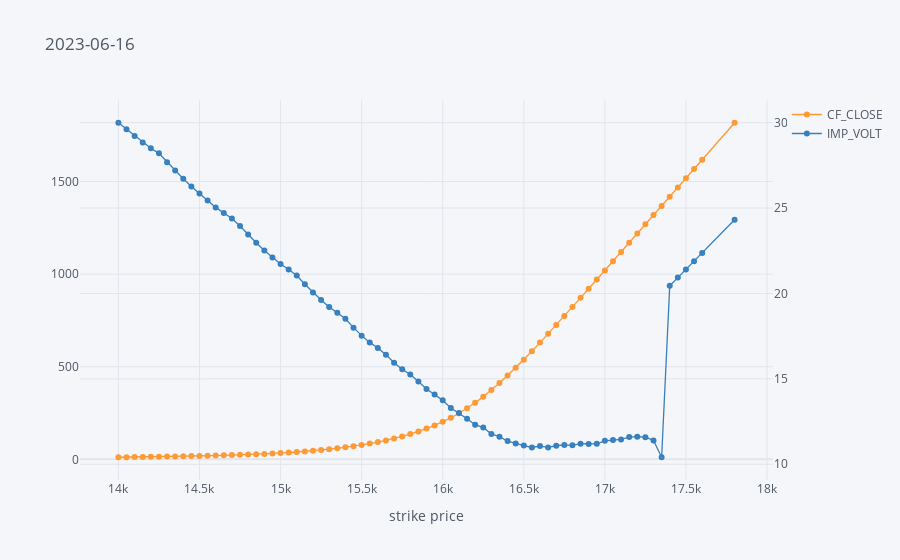
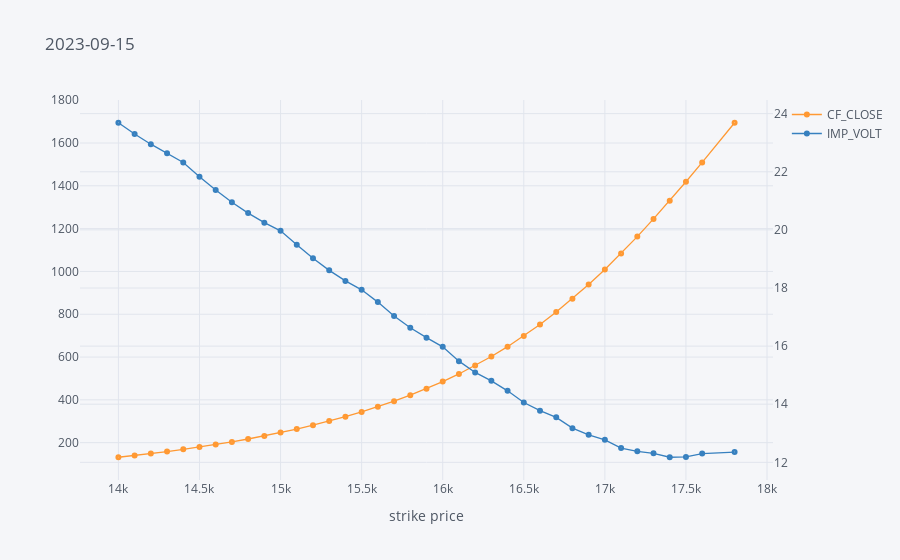
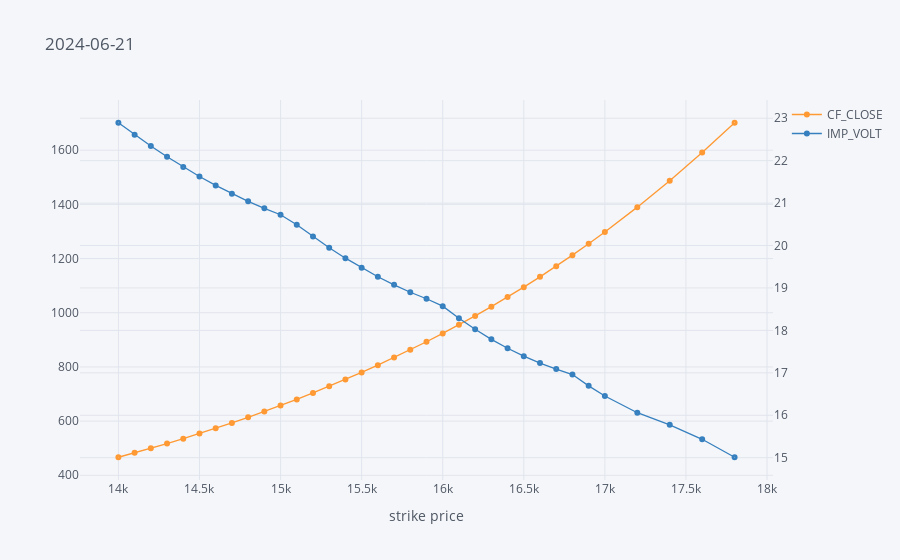

Notebook cell for these charts, in order:
### Code cell
for expiry in exp_dates:
    to_plot = puts[puts['EXPIR_DATE'] == expiry]
    to_plot.set_index('STRIKE_PRC')[['CF_CLOSE', 'IMP_VOLT']].iplot(title=expiry,
                                                                    secondary_y='IMP_VOLT',
                                                                    mode='lines+markers',
                                                                    symbol='circle-dot', size=6,
                                                                    xTitle='strike price')

### Figure 1 — Plotly figure (JSON) as saved in the notebook; plotly's stock layout.template omitted (floating-point values rounded to 4 significant figures)
{"data": [{"line": {"color": "rgba(255, 153, 51, 1.0)", "dash": "solid", "shape": "linear", "width": 1.3}, "marker": {"size": 6, "symbol": "circle-dot"}, "mode": "lines+markers", "name": "CF_CLOSE", "text": "", "type": "scatter", "x": [14000, 14050, 14100, 14150, 14200, 14250, 14300, 14350, 14400, 14450, 14500, 14550, 14600, 14650, 14700, 14750, 14800, 14850, 14900, 14950, 15000, 15050, 15100, 15150, 15200, 15250, 15300, 15350, 15400, 15450, 15500, 15550, 15600, 15650, 15700, 15750, 15800, 15850, 15900, 15950, 16000, 16050, 16100, 16150, 16200, 16250, 16300, 16350, 16400, 16450, 16500, 16550, 16600, 16650, 16700, 16750, 16800, 16850, 16900, 16950, 17000, 17050, 17100, 17150, 17200, 17250, 17300, 17350, 17400, 17450, 17500, 17550, 17600, 17800], "y": [11.1, 11.6, 12.2, 12.8, 13.4, 14.1, 14.8, 15.6, 16.4, 17.2, 18.1, 19.1, 20.2, 21.4, 22.7, 24.1, 25.6, 27.4, 29.3, 31.4, 33.8, 36.5, 39.5, 42.7, 46.3, 50.3, 54.7, 59.6, 65, 70.9, 77.6, 84.9, 93.1, 102.2, 112.3, 123.6, 136.2, 150.2, 165.8, 183.1, 202.4, 224, 248.4, 275.6, 305.6, 338.4, 373.9, 411.9, 452.2, 494.4, 538.3, 583.6, 630.2, 677.6, 725.6, 774, 822.8, 871.9, 921.1, 970.5, 1020.0, 1070.0, 1120.0, 1169.0, 1219, 1269.0, 1319.0, 1368.0, 1418.0, 1468.0, 1518.0, 1568, 1618.0, 1818.0]}, {"line": {"color": "rgba(55, 128, 191, 1.0)", "dash": "solid", "shape": "linear", "width": 1.3}, "marker": {"size": 6, "symbol": "circle-dot"}, "mode": "lines+markers", "name": "IMP_VOLT", "text": "", "type": "scatter", "x": [14000, 14050, 14100, 14150, 14200, 14250, 14300, 14350, 14400, 14450, 14500, 14550, 14600, 14650, 14700, 14750, 14800, 14850, 14900, 14950, 15000, 15050, 15100, 15150, 15200, 15250, 15300, 15350, 15400, 15450, 15500, 15550, 15600, 15650, 15700, 15750, 15800, 15850, 15900, 15950, 16000, 16050, 16100, 16150, 16200, 16250, 16300, 16350, 16400, 16450, 16500, 16550, 16600, 16650, 16700, 16750, 16800, 16850, 16900, 16950, 17000, 17050, 17100, 17150, 17200, 17250, 17300, 17350, 17400, 17450, 17500, 17550, 17600, 17800], "xaxis": "x", "y": [30.0, 29.61, 29.23, 28.85, 28.51, 28.2, 27.69, 27.2, 26.72, 26.26, 25.85, 25.44, 25.04, 24.71, 24.39, 23.95, 23.45, 22.97, 22.52, 22.11, 21.73, 21.4, 21.05, 20.54, 20.05, 19.61, 19.21, 18.87, 18.52, 18.0, 17.53, 17.14, 16.81, 16.42, 15.94, 15.56, 15.26, 14.85, 14.41, 14.08, 13.74, 13.29, 13.0, 12.66, 12.32, 12.15, 11.78, 11.61, 11.36, 11.22, 11.09, 10.98, 11.06, 10.99, 11.08, 11.13, 11.11, 11.21, 11.18, 11.2, 11.37, 11.42, 11.45, 11.59, 11.62, 11.58, 11.39, 10.41, 20.45, 20.93, 21.41, 21.89, 22.37, 24.32], "yaxis": "y2"}], "layout": {"legend": {"bgcolor": "#F5F6F9", "font": {"color": "#4D5663"}}, "paper_bgcolor": "#F5F6F9", "plot_bgcolor": "#F5F6F9", "title": {"font": {"color": "#4D5663"}, "text": "2023-06-16"}, "xaxis": {"gridcolor": "#E1E5ED", "showgrid": true, "tickfont": {"color": "#4D5663"}, "title": {"font": {"color": "#4D5663"}, "text": "strike price"}, "zerolinecolor": "#E1E5ED"}, "yaxis": {"gridcolor": "#E1E5ED", "showgrid": true, "tickfont": {"color": "#4D5663"}, "title": {"font": {"color": "#4D5663"}, "text": ""}, "zerolinecolor": "#E1E5ED"}, "yaxis2": {"anchor": "x", "gridcolor": "#E1E5ED", "overlaying": "y", "showgrid": true, "side": "right", "tickfont": {"color": "#4D5663"}, "title": {"text": ""}, "zerolinecolor": "#E1E5ED"}}}

### Figure 2 — Plotly figure (JSON) as saved in the notebook; plotly's stock layout.template omitted (floating-point values rounded to 4 significant figures)
{"data": [{"line": {"color": "rgba(255, 153, 51, 1.0)", "dash": "solid", "shape": "linear", "width": 1.3}, "marker": {"size": 6, "symbol": "circle-dot"}, "mode": "lines+markers", "name": "CF_CLOSE", "text": "", "type": "scatter", "x": [14000, 14100, 14200, 14300, 14400, 14500, 14600, 14700, 14800, 14900, 15000, 15100, 15200, 15300, 15400, 15500, 15600, 15700, 15800, 15900, 16000, 16100, 16200, 16300, 16400, 16500, 16600, 16700, 16800, 16900, 17000, 17100, 17200, 17300, 17400, 17500, 17600, 17800], "y": [131.8, 140.1, 149, 158.4, 168.6, 179.5, 191.1, 203.6, 217, 231.4, 246.9, 263.5, 281.4, 300.6, 321.3, 343.7, 367.8, 393.8, 422, 452.4, 485.3, 521, 560, 602.3, 648.4, 698.2, 752.1, 810.1, 872.3, 938.7, 1009.0, 1084.0, 1163.0, 1245.0, 1331.0, 1419.0, 1509.0, 1695.0]}, {"line": {"color": "rgba(55, 128, 191, 1.0)", "dash": "solid", "shape": "linear", "width": 1.3}, "marker": {"size": 6, "symbol": "circle-dot"}, "mode": "lines+markers", "name": "IMP_VOLT", "text": "", "type": "scatter", "x": [14000, 14100, 14200, 14300, 14400, 14500, 14600, 14700, 14800, 14900, 15000, 15100, 15200, 15300, 15400, 15500, 15600, 15700, 15800, 15900, 16000, 16100, 16200, 16300, 16400, 16500, 16600, 16700, 16800, 16900, 17000, 17100, 17200, 17300, 17400, 17500, 17600, 17800], "xaxis": "x", "y": [23.69, 23.3, 22.95, 22.64, 22.32, 21.83, 21.37, 20.95, 20.58, 20.25, 19.97, 19.49, 19.02, 18.61, 18.24, 17.94, 17.51, 17.04, 16.63, 16.29, 15.97, 15.48, 15.09, 14.8, 14.46, 14.06, 13.78, 13.55, 13.18, 12.95, 12.77, 12.49, 12.38, 12.31, 12.17, 12.19, 12.3, 12.35], "yaxis": "y2"}], "layout": {"legend": {"bgcolor": "#F5F6F9", "font": {"color": "#4D5663"}}, "paper_bgcolor": "#F5F6F9", "plot_bgcolor": "#F5F6F9", "title": {"font": {"color": "#4D5663"}, "text": "2023-09-15"}, "xaxis": {"gridcolor": "#E1E5ED", "showgrid": true, "tickfont": {"color": "#4D5663"}, "title": {"font": {"color": "#4D5663"}, "text": "strike price"}, "zerolinecolor": "#E1E5ED"}, "yaxis": {"gridcolor": "#E1E5ED", "showgrid": true, "tickfont": {"color": "#4D5663"}, "title": {"font": {"color": "#4D5663"}, "text": ""}, "zerolinecolor": "#E1E5ED"}, "yaxis2": {"anchor": "x", "gridcolor": "#E1E5ED", "overlaying": "y", "showgrid": true, "side": "right", "tickfont": {"color": "#4D5663"}, "title": {"text": ""}, "zerolinecolor": "#E1E5ED"}}}

### Figure 3 — Plotly figure (JSON) as saved in the notebook; plotly's stock layout.template omitted (floating-point values rounded to 4 significant figures)
{"data": [{"line": {"color": "rgba(255, 153, 51, 1.0)", "dash": "solid", "shape": "linear", "width": 1.3}, "marker": {"size": 6, "symbol": "circle-dot"}, "mode": "lines+markers", "name": "CF_CLOSE", "text": "", "type": "scatter", "x": [14000, 14100, 14200, 14300, 14400, 14500, 14600, 14700, 14800, 14900, 15000, 15100, 15200, 15300, 15400, 15500, 15600, 15700, 15800, 15900, 16000, 16100, 16200, 16300, 16400, 16500, 16600, 16700, 16800, 16900, 17000, 17200, 17400, 17600, 17800], "y": [466.6, 482.9, 499.7, 517.2, 535.2, 553.9, 573.2, 593.2, 613.9, 635.3, 657.4, 680.2, 703.9, 728.3, 753.5, 779.6, 806.5, 834.4, 863.2, 892.9, 923.6, 955.3, 988.3, 1022.0, 1058.0, 1094.0, 1132.0, 1172.0, 1213.0, 1255.0, 1298.0, 1390.0, 1487.0, 1591.0, 1701.0]}, {"line": {"color": "rgba(55, 128, 191, 1.0)", "dash": "solid", "shape": "linear", "width": 1.3}, "marker": {"size": 6, "symbol": "circle-dot"}, "mode": "lines+markers", "name": "IMP_VOLT", "text": "", "type": "scatter", "x": [14000, 14100, 14200, 14300, 14400, 14500, 14600, 14700, 14800, 14900, 15000, 15100, 15200, 15300, 15400, 15500, 15600, 15700, 15800, 15900, 16000, 16100, 16200, 16300, 16400, 16500, 16600, 16700, 16800, 16900, 17000, 17200, 17400, 17600, 17800], "xaxis": "x", "y": [22.89, 22.61, 22.34, 22.09, 21.85, 21.63, 21.42, 21.22, 21.04, 20.88, 20.73, 20.49, 20.21, 19.95, 19.7, 19.48, 19.27, 19.07, 18.9, 18.75, 18.57, 18.29, 18.03, 17.79, 17.58, 17.39, 17.23, 17.09, 16.96, 16.69, 16.45, 16.06, 15.77, 15.43, 15.01], "yaxis": "y2"}], "layout": {"legend": {"bgcolor": "#F5F6F9", "font": {"color": "#4D5663"}}, "paper_bgcolor": "#F5F6F9", "plot_bgcolor": "#F5F6F9", "title": {"font": {"color": "#4D5663"}, "text": "2024-06-21"}, "xaxis": {"gridcolor": "#E1E5ED", "showgrid": true, "tickfont": {"color": "#4D5663"}, "title": {"font": {"color": "#4D5663"}, "text": "strike price"}, "zerolinecolor": "#E1E5ED"}, "yaxis": {"gridcolor": "#E1E5ED", "showgrid": true, "tickfont": {"color": "#4D5663"}, "title": {"font": {"color": "#4D5663"}, "text": ""}, "zerolinecolor": "#E1E5ED"}, "yaxis2": {"anchor": "x", "gridcolor": "#E1E5ED", "overlaying": "y", "showgrid": true, "side": "right", "tickfont": {"color": "#4D5663"}, "title": {"text": ""}, "zerolinecolor": "#E1E5ED"}}}
